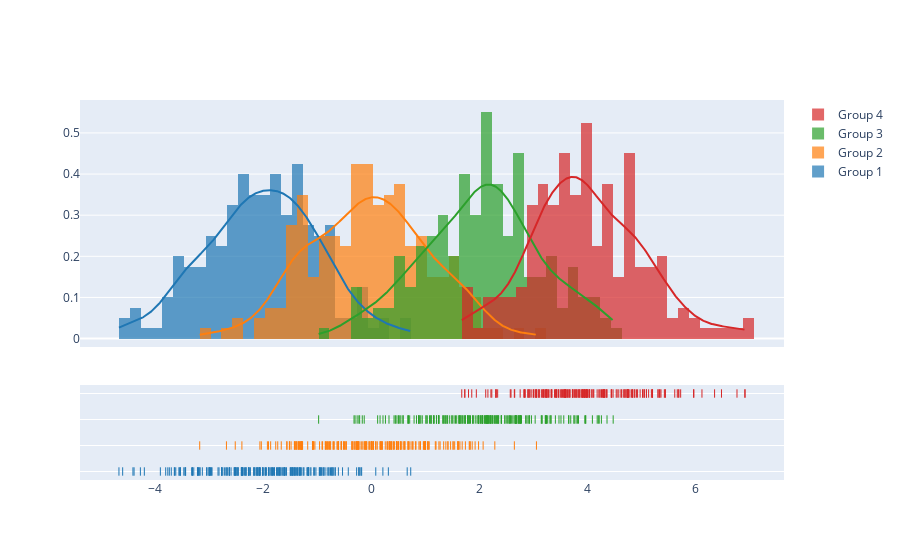

Source (notebook cell):
### Code cell
import plotly.figure_factory as ff

# Add histogram data
x1 = np.random.randn(200) - 2
x2 = np.random.randn(200)
x3 = np.random.randn(200) + 2
x4 = np.random.randn(200) + 4

# Group data together
hist_data = [x1, x2, x3, x4]

group_labels = ['Group 1', 'Group 2', 'Group 3', 'Group 4']

# Create distplot with custom bin_size
fig = ff.create_distplot(hist_data, group_labels, bin_size=.2)
fig.show()

### Figure 1 — Plotly figure (JSON) as saved in the notebook; plotly's stock layout.template omitted (floating-point values rounded to 4 significant figures; data arrays with more than 128 entries replaced by an {"elided": "..."} marker saying what was removed)
{"data": [{"autobinx": false, "histnorm": "probability density", "legendgroup": "Group 1", "marker": {"color": "rgb(31, 119, 180)"}, "name": "Group 1", "opacity": 0.7, "type": "histogram", "x": {"elided": "200 float values"}, "xaxis": "x", "xbins": {"end": 0.734, "size": 0.2, "start": -4.659}, "yaxis": "y"}, {"autobinx": false, "histnorm": "probability density", "legendgroup": "Group 2", "marker": {"color": "rgb(255, 127, 14)"}, "name": "Group 2", "opacity": 0.7, "type": "histogram", "x": {"elided": "200 float values"}, "xaxis": "x", "xbins": {"end": 3.058, "size": 0.2, "start": -3.166}, "yaxis": "y"}, {"autobinx": false, "histnorm": "probability density", "legendgroup": "Group 3", "marker": {"color": "rgb(44, 160, 44)"}, "name": "Group 3", "opacity": 0.7, "type": "histogram", "x": {"elided": "200 float values"}, "xaxis": "x", "xbins": {"end": 4.476, "size": 0.2, "start": -0.9684}, "yaxis": "y"}, {"autobinx": false, "histnorm": "probability density", "legendgroup": "Group 4", "marker": {"color": "rgb(214, 39, 40)"}, "name": "Group 4", "opacity": 0.7, "type": "histogram", "x": {"elided": "200 float values"}, "xaxis": "x", "xbins": {"end": 6.913, "size": 0.2, "start": 1.677}, "yaxis": "y"}, {"legendgroup": "Group 1", "marker": {"color": "rgb(31, 119, 180)"}, "mode": "lines", "name": "Group 1", "showlegend": false, "type": "scatter", "x": {"elided": "500 float values"}, "xaxis": "x", "y": {"elided": "500 float values"}, "yaxis": "y"}, {"legendgroup": "Group 2", "marker": {"color": "rgb(255, 127, 14)"}, "mode": "lines", "name": "Group 2", "showlegend": false, "type": "scatter", "x": {"elided": "500 float values"}, "xaxis": "x", "y": {"elided": "500 float values"}, "yaxis": "y"}, {"legendgroup": "Group 3", "marker": {"color": "rgb(44, 160, 44)"}, "mode": "lines", "name": "Group 3", "showlegend": false, "type": "scatter", "x": {"elided": "500 float values"}, "xaxis": "x", "y": {"elided": "500 float values"}, "yaxis": "y"}, {"legendgroup": "Group 4", "marker": {"color": "rgb(214, 39, 40)"}, "mode": "lines", "name": "Group 4", "showlegend": false, "type": "scatter", "x": {"elided": "500 float values"}, "xaxis": "x", "y": {"elided": "500 float values"}, "yaxis": "y"}, {"legendgroup": "Group 1", "marker": {"color": "rgb(31, 119, 180)", "symbol": "line-ns-open"}, "mode": "markers", "name": "Group 1", "showlegend": false, "type": "scatter", "x": {"elided": "200 float values"}, "xaxis": "x", "y": {"elided": "200 str values"}, "yaxis": "y2"}, {"legendgroup": "Group 2", "marker": {"color": "rgb(255, 127, 14)", "symbol": "line-ns-open"}, "mode": "markers", "name": "Group 2", "showlegend": false, "type": "scatter", "x": {"elided": "200 float values"}, "xaxis": "x", "y": {"elided": "200 str values"}, "yaxis": "y2"}, {"legendgroup": "Group 3", "marker": {"color": "rgb(44, 160, 44)", "symbol": "line-ns-open"}, "mode": "markers", "name": "Group 3", "showlegend": false, "type": "scatter", "x": {"elided": "200 float values"}, "xaxis": "x", "y": {"elided": "200 str values"}, "yaxis": "y2"}, {"legendgroup": "Group 4", "marker": {"color": "rgb(214, 39, 40)", "symbol": "line-ns-open"}, "mode": "markers", "name": "Group 4", "showlegend": false, "type": "scatter", "x": {"elided": "200 float values"}, "xaxis": "x", "y": {"elided": "200 str values"}, "yaxis": "y2"}], "layout": {"barmode": "overlay", "hovermode": "closest", "legend": {"traceorder": "reversed"}, "xaxis": {"anchor": "y2", "domain": [0.0, 1.0], "zeroline": false}, "yaxis": {"anchor": "free", "domain": [0.35, 1], "position": 0.0}, "yaxis2": {"anchor": "x", "domain": [0, 0.25], "dtick": 1, "showticklabels": false}}}
